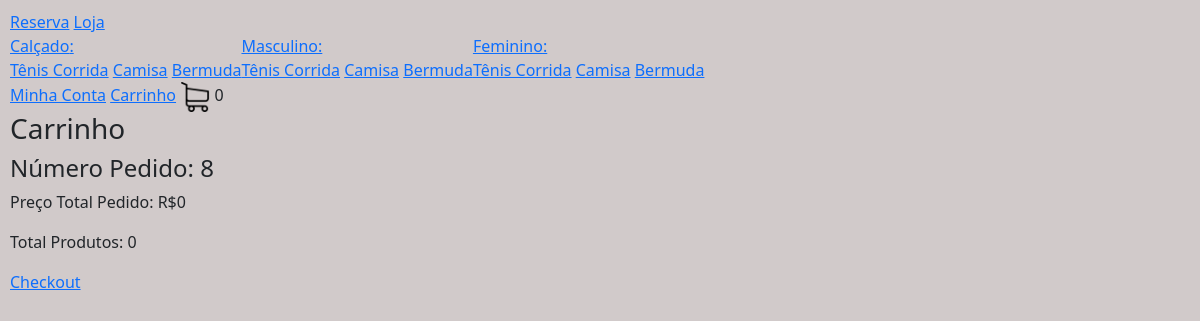
Before: /carrinho/ (signed in) with the older database file.
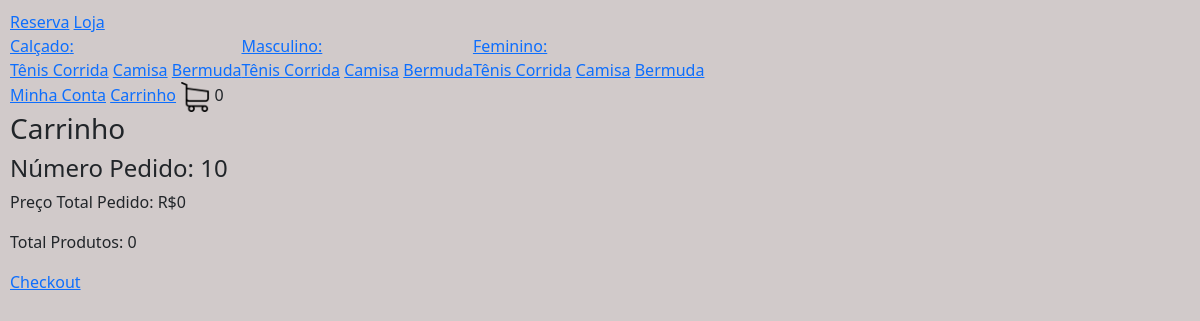
After: the same page with the newer database file.
### loja/models.py (models this page shows, shortened)
class Categoria(models.Model):
   nome = models.CharField(max_length=200, null=True, blank=True)
   slug = models.CharField(max_length=200, null=True, blank=True)

class Tipo(models.Model):
   nome = models.CharField(max_length=200, null=True, blank=True)
   slug = models.CharField(max_length=200, null=True, blank=True)

class Pedido(models.Model):
     cliente =  models.ForeignKey(Cliente, null=True, blank=True, on_delete=models.SET_NULL)
     finalizado =  models.BooleanField(default=False)
     codigo_transacao =  models.CharField(max_length=200, null=True, blank=True)
     endereco = models.ForeignKey(Endereco, null=True, blank=True, on_delete=models.SET_NULL)
     data_finalizacao = models.DateField(null=True, blank=True)
     @property
     def quantidade_total(self):
         itens_pedido = ItensPedido.objects.filter(pedido__id=self.id)
         quantidade = sum([item.quantidade for item in itens_pedido])
         return quantidade
     @property
     def preco_total(self):
         itens_pedido = ItensPedido.objects.filter(pedido__id=self.id)
         preco = sum([item.preco_total for item in itens_pedido])
         return preco

### loja/views.py (the view, shortened to what this page needs)
# urls.py: path('carrinho/', carrinho, name="carrinho") ,
def carrinho(request):
  if request.user.is_authenticated:  # Verifica se o usuário está autenticado
    cliente = request.user.cliente
  pedido, criado = Pedido.objects.get_or_create(cliente=cliente, finalizado=False)
  itens_pedido = ItensPedido.objects.filter(pedido=pedido)
  for item in itens_pedido:
    print(item.preco_total)
  context = {"itens_pedido": itens_pedido, "pedido": pedido, "cliente_existente": True}
  return render(request, 'carrinho.html', context)

### loja/novos_context.py (called while the page is built)
def carrinho(request):
  quantidade_produtos_carrinho = 0
  if request.user.is_authenticated:
    cliente = request.user.cliente
  else: #se cliente nao estiver logado
     if request.COOKIES.get("id_sessao"):
        id_sessao = request.COOKIES.get("id_sessao")
        cliente, criado = Cliente.objects.get_or_create(id_sessao=id_sessao)
     else: #caso não tenha o id_sessao associado a ele
        return {"quantidade_produtos_carrinho": quantidade_produtos_carrinho}
  pedido, criado = Pedido.objects.get_or_create(cliente=cliente, finalizado=False)
  itens_pedido = ItensPedido.objects.filter(pedido=pedido)
  for item in itens_pedido:
    quantidade_produtos_carrinho += item.quantidade
  return {"quantidade_produtos_carrinho": quantidade_produtos_carrinho}

def categorias_tipos(request):
   categorias_navegacao = Categoria.objects.all()
   tipos_navegacao = Tipo.objects.all()
   return {"categorias_navegacao": categorias_navegacao, "tipos_navegacao": tipos_navegacao}

### loja/templates/carrinho.html (shortened to what this page needs)
{% extends 'base.html' %}
{% load static %}
{% block body %}
<h3>Carrinho</h3>
{% if cliente_existente %}
    <h4>Número Pedido: {{ pedido.id }}</h4>
    <p>Preço Total Pedido: R${{ pedido.preco_total }}</p>
    <p>Total Produtos: {{ pedido.quantidade_total }}</p>
    <a href="{% url 'checkout' %}">Checkout</a>
{% else %}
    <h3>Seu carrinho esta vazio </h3>
    <a href="{% url 'loja' %}">Visite nossa loja</a>
{% endif %}
{% endblock %}

### loja/templates/base.html (shortened to what this page needs)
{% load static %}
<!DOCTYPE html>
<html lang="pt-br">
  <head>
    <link rel="stylesheet" type="text/css" href="{% static 'css/main.css' %}"/>
    <link
      href="https://cdn.jsdelivr.net/npm/bootstrap@5.2.3/dist/css/bootstrap.min.css"
      rel="stylesheet"
    />
    <link
      rel="stylesheet"
      href="https://cdnjs.cloudflare.com/ajax/libs/font-awesome/6.6.0/css/all.min.css"
    />
  </head>
  <body style="background-color: rgb(209, 202, 202); margin: 10px;">
    {% include 'navbar.html' %}
    {% block body %}
    {% endblock %}
  </body>
</html>

### loja/templates/navbar.html
{% load static %}
<nav>
  <a href="{% url 'homepage' %}">Reserva</a>
  <a href=" {% url 'loja' %}">Loja</a>
  <div style="display: flex;">
    {% for categoria in categorias_navegacao %}
    <div>
       <a href="{% url 'loja' %}{{ categoria.slug }}">{{ categoria.nome }}:</a><br>
       {% for tipo in tipos_navegacao %}
         <a href="{% url 'loja' %}{{ categoria.slug }}-{{ tipo.slug }}">{{ tipo.nome }}</a>
       {% endfor %}
  </div>
  {% endfor %}
</div>
  {% if request.user.is_authenticated %}
    <a href="{% url 'minha_conta' %}">Minha Conta</a>
  {% else %}
   <a href="{% url 'fazer_login' %}">Login</a>
  {% endif %}
  <a href="{% url 'carrinho' %}">Carrinho</a>
  <img src="{% static 'images/carrinho.png' %}" alt="carrinho" width="30" />
  {{ quantidade_produtos_carrinho }}
</nav>

### static/css/main.css (style rules this page uses)
body { background-color: rgb(168, 163, 160); }

Changed rows visible on the page:
no longer on this page (row edited): Pedido: id "8", preco_total "0", quantidade_total "0"
added Pedido: id "10", preco_total "0", quantidade_total "0"
